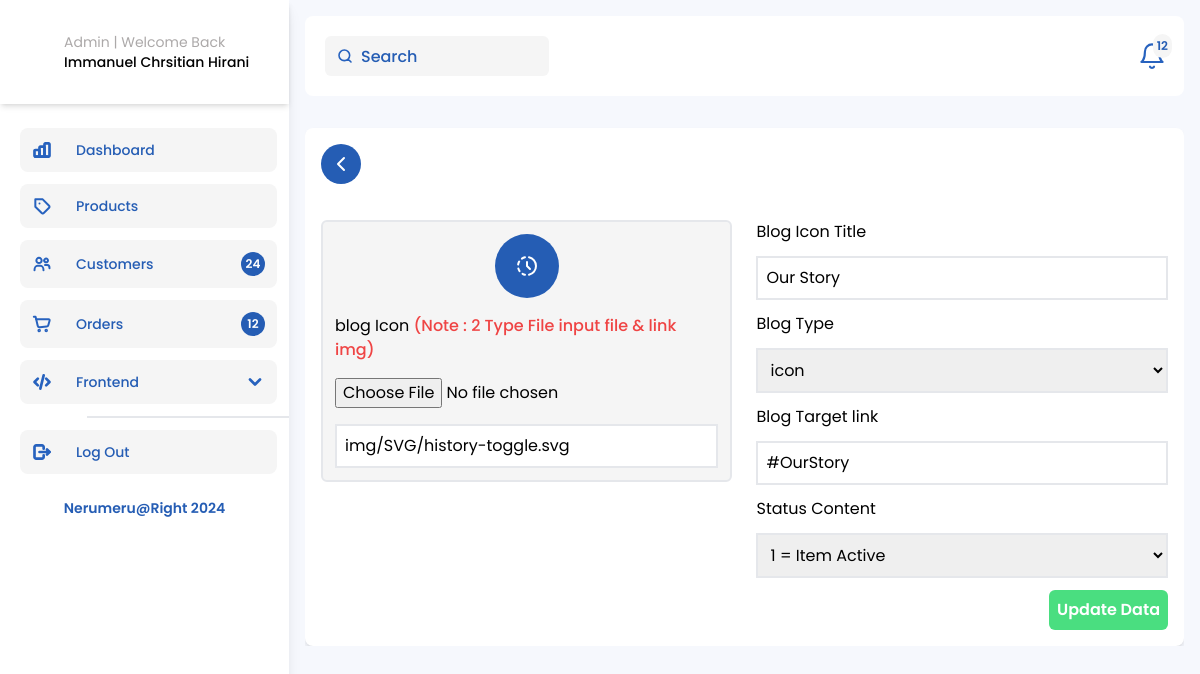
The app's page /Admin-blogicon-UpdateData.php?blog_id=1 with its own data.
### tables this page shows
CREATE TABLE `blog` (
  `blog_id` int(11) NOT NULL,
  `blog_type` varchar(50) NOT NULL,
  `blog_icon` varchar(100) NOT NULL,
  `blog_targetLink` varchar(500) NOT NULL,
  `blog_icon_title` varchar(100) NOT NULL,
  `blog_vidio` varchar(500) NOT NULL,
  `status` int(1) NOT NULL,
  `insert_date` datetime NOT NULL DEFAULT current_timestamp(),
  `lastUpdate_date` datetime NOT NULL DEFAULT current_timestamp()
);

### function.php (called while the page is built, shortened)
<?php
$conn = mysqli_connect('localhost', 'root', '', 'nerumeru');
function query($query)
{
    global $conn;
    $result = mysqli_query($conn, $query);
    $rows = [];
    foreach ($result as $row) {
        $rows[] = $row;
    }
    return $rows;
}

### Admin-blogicon-UpdateData.php (the view, shortened to what this page needs)
<?php
require "function.php";
$id = $_GET["blog_id"];
$blog = query("SELECT * FROM blog WHERE blog_id = $id")[0];
?>
<!doctype html>
<html lang="en">
<head>
    <link rel="stylesheet" href="css/output.css" />
    <link rel="stylesheet" href="https://cdn.jsdelivr.net/npm/swiper@10/swiper-bundle.min.css" />
    <link rel="stylesheet" href="https://cdn.jsdelivr.net/npm/swiper@10/swiper-bundle.min.css" />
</head>
<body>
    <main class="my-0">
        <section class="admin relative h-screen overflow-hidden my-0">
            <div class="flex items-start justify-between">
                <?php include("sidebar.admin.php"); ?>
                <div class="flex flex-col gap-4 container">
                    <header class="z-40 flex items-center bg-white rounded-lg justify-between w-full h-20 px-5">
                        <div class="header-wrapper w-full flex items-center justify-between">
                            <span class="relative">
                                <input id="searchAdminNavbar" type="search" class="bg-white-neru px-3 rounded-md h-10 outline-none py-1 w-[224px] pl-9 xl:text-base md:text-sm text-xs" placeholder="Search" />
                            </span>
                            <div id="notifications" class="relative cursor-pointer">
                                <div class="badge absolute -right-2 -top-2 bg-white-neru rounded-full flex items-center justify-center p-1">
                                    <h6 class="text-xs text-blue-Neru font-semibold">12</h6>
                                </div>
                            </div>
                        </div>
                    </header>
                    <div class="max-h-screen w-full overflow-y-auto">
                        <div class="container bg-white rounded-lg shadow-md 3xl:h-[760px] 2xl:h-[550px] flex flex-col gap-3 overflow-y-auto mt-4">
                            <div class="WrapperBack mb-6 w-fit">
                                <a href="Admin-Blog.php" class="bg-blue-Neru w-fit text-white px-2 rounded-full py-2 cursor-pointer font-semibold text-base flex items-center gap-3">
                                    <svg xmlns="http://www.w3.org/2000/svg" class="icon icon-tabler icon-tabler-chevron-left" width="24" height="24" viewBox="0 0 24 24" stroke-width="2" stroke="currentColor" fill="none" stroke-linecap="round" stroke-linejoin="round">
                                        <path stroke="none" d="M0 0h24v24H0z" fill="none" />
                                        <path d="M15 6l-6 6l6 6" />
                                    </svg>
                                </a>
                            </div>
                            <form class="w-full" action="" method="post">
                                <div class="grid grid-cols-2 gap-6">
                                    <div class="flex flex-col w-full gap-3">
                                        <div class="w-full flex flex-col gap-4  bg-white-neru rounded-md border-2 p-3">
                                            <div class="bg-blue-Neru py-5 mx-auto px-5 rounded-full w-fit">
                                            <img src="<?= $blog["blog_icon"] ?>" class="w-full object-contain mx-auto" alt="" />
                                            </div>
                                            <label for="">blog Icon <span class="text-red-500 font-medium">(Note : 2 Type File input file & link img)</span> </label>
                                            <input type="file">
                                            <input class="w-full p-2 outline-none border-2" type="text" name="blog_icon" value="<?= $blog["blog_icon"] ?>" />
                                        </div>
                                    </div>
                                    <div class="flex flex-col w-full gap-3">
                                        <label for="">Blog Icon Title</label>
                                        <input class="w-full p-2 outline-none border-2" type="text" name="blog_icon_title" value="<?= $blog["blog_icon_title"] ?>" />
                                        <label for="">Blog Type</label>
                                        <select name="blog_type" class="w-full p-2 outline-none border-2">
                                            <option value="<?= $blog["blog_type"] ?>"><?= $blog["blog_type"] ?></option>
                                        </select>
                                        <label for="">Blog Target link</label>
                                        <input required class="w-full p-2 outline-none border-2" value="<?= $blog["blog_targetLink"] ?>" name="blog_targetLink" type="text" />
                                        <label for="">Status Content</label>
                                        <select class="w-full p-2 outline-none border-2" name="status" id="status">
                                            <option> <?= $blog["status"] ?>
                                                <?php if ($blog["status"] === "1") : ?>
                                                    <?= "= Item Active" ?>
                                                <?php else : ?>
                                                    <?= "= Item Non-Active" ?>
                                                <?php endif; ?>
                                            </option>
                                        </select>
                                        <button type="submit" name="submit" class="bg-green-400 p-2 rounded-md text-white font-semibold w-fit self-end">Update Data</button>
                                    </div>
                                </div>
                            </form>
                        </div>
                    </div>
                </div>
            </div>
        </section>
    </main>
</body>
</html>

### records on screen
blog: blog_icon (picture), blog_icon "img/SVG/history-toggle.svg", blog_icon_title "Our Story", blog_type "icon", blog_targetLink "#OurStory", status "1 = Item Active"
